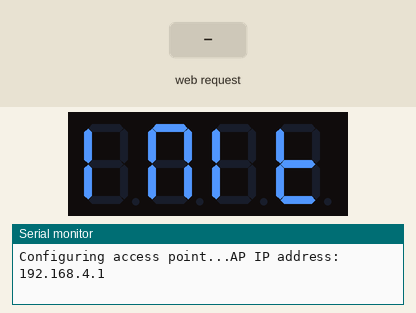
Bench run of a sketch on a simulated ESP8266 (NodeMCU). Parts: 4-digit seven-segment display, the last lines printed to the serial monitor. The inputs (shaded band) are chosen by the test bench.

Above: at 2.1 s.
At 4.2 s:
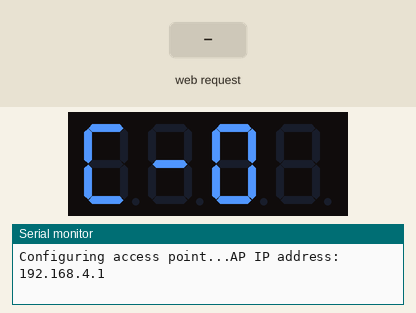
4.3 s: HTTP request GET /dht11 received
At 5.9 s:
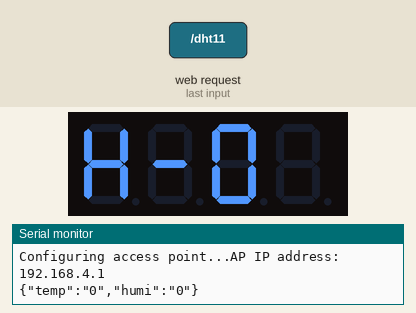
Timing chart, 0 to 7.4 s (numbered marks = the images above; inputs shaded):
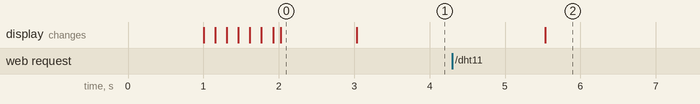

The sketch:

TM1637_DHT11_DISPLAY.ino
```cpp
/*
	Basic usage example

	Demonstrated some of the basic functionality of the library. Initialize the display, set the backlight brightness, print some text, count from 0 to 100 and print on display and blink some text.

  Note: make sure to set your serial monitor to line end: NEW LINE!

	The circuit:
  * connect TM1637 pin CLK to Arduino pin D4
  * connect TM1637 pin DIO to Arduino pin D5
  * connect TM1637 pin Vcc to Arduino pin 5V
  * connect TM1637 pin GND to Arduino pin GND

	Created 25 September 2015
	By Bram Harmsen

	https://github.com/bremme/arduino-tm1637

*/

// nodemcu pin reference to esp8266 gpio
#define D0 16
#define D1 5   // I2C Bus SCL (clock)
#define D2 4   // I2C Bus SDA (data)
#define D3 0
#define D4 2   // Same as "LED_BUILTIN", but inverted logic
#define D5 14 // SPI Bus SCK (clock)
#define D6 12 // SPI Bus MISO
#define D7 13 // SPI Bus MOSI
#define D8 15 // SPI Bus SS (CS)
#define D9 3  // RX0 (Serial console)
#define D10 1 // TX0 (Serial console)

// include the SevenSegmentTM1637 library
#include "SevenSegmentTM1637.h"

// include the esp8266 wifi library
#include <ESP8266WiFi.h>
#include <WiFiClient.h>
#include <ESP8266WebServer.h>

#define TEMP 0
#define HUMI 1

/* initialize global TM1637 Display object
*  The constructor takes two arguments, the number of the clock pin and the digital output pin:
* SevenSegmentTM1637(byte pinCLK, byte pinDIO);
*/
const byte PIN_CLK = D0;   // define CLK pin (any digital pin)
const byte PIN_DIO = D1;   // define DIO pin (any digital pin)
SevenSegmentTM1637    display(PIN_CLK, PIN_DIO);

ESP8266WebServer server(80);

/* Set these to your desired credentials. */
const char *ssid = "ESPap";
const char *password = "blessed1";

String temp = "0";
String humi = "0";

int turn = TEMP;


unsigned int lastUpdate = 0;


void handleRoot() {
  server.send(200, "text/html", "<h1>You are connected</h1>");
}

void handle_dht11() {

    server.sendHeader("Connection", "close");
    for (uint8_t i = 0; i < server.args(); i++) {
      if (server.argName(i) == "temp")
        temp = server.arg(i);
      if (server.argName(i) == "humi")
        humi = server.arg(i);
    }

    String message = "{\"temp\":\"" + temp + "\",\"humi\":\""+humi+"\"}";
    server.send(200, "text/html", message);
    Serial.println(message);

}

void serverEvent(){
  server.on("/", handleRoot);      //http://192.168.4.1
  server.on("/dht11",handle_dht11);     //http://192.168.4.1/dht11?temp=12&humi=55
}

void setupWebserver() {
  serverEvent();
  server.begin();
}

void setupWIFI() {
 Serial.println();
 Serial.print("Configuring access point...");
  /* You can remove the password parameter if you want the AP to be open. */
  WiFi.softAP(ssid, password);

  IPAddress myIP = WiFi.softAPIP();
  Serial.print("AP IP address: ");
  Serial.println(myIP);
}

void updateTM1637() {
   display.clear();            // clear the display

   String temp_str = "C-";     // temperatuere display prefix
   String humi_str = "H-";     // humiday display prefix
   if (turn == TEMP) {
     temp_str.concat(temp);    // prepare string
     display.print(temp_str);  // display
     turn = HUMI;              // next update -> HUMI
   } else if (turn == HUMI){
     humi_str.concat(humi);    // prepare string
     display.print(humi_str);  // display
     turn = TEMP;              // next update -> TEMP
   }
}


// run setup code
void setup() {
  delay(1000);
  Serial.begin(115200);
  display.begin();            // initializes the display

  setupWIFI();                // initializes wifi ap

  display.setBacklight(100);  // set the brightness to 100 %
  display.print("INIT");      // display INIT on the display
  delay(1000);                // wait 1000 ms

  setupWebserver();            // start web server
};


// run loop (forever)
void loop() {
   if(  millis() - lastUpdate > 2500 ) { // each 2.5 seconds
      updateTM1637();                    // update TM1637 content
      lastUpdate = millis();             // record udpate time
   }

   server.handleClient();
};
```

Measured:
- what the display in image 0 shows lasts 1.0 s, from 2.0 s to 3.0 s
